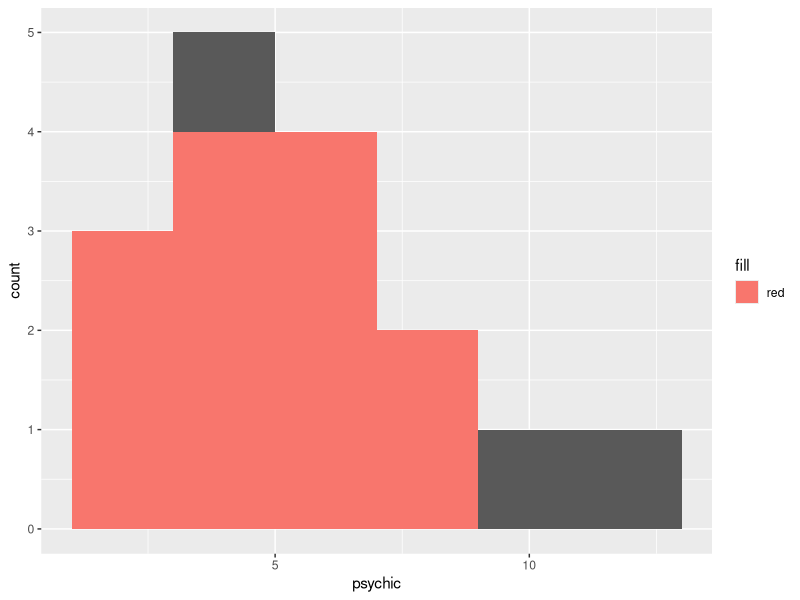

This figure's R source:
library(ggplot2)

psychic <- c(4,4,7,4,8,1,6,6,5,13,4,7,10)
rand = rbinom(13,25,0.2)

psy <- data.frame(psy = psychic, rand = rand)

ggplot(data=psy)+geom_histogram(aes(x=psychic),binwidth=2)+geom_histogram(aes(x=rand,fill='red'),binwidth=2)